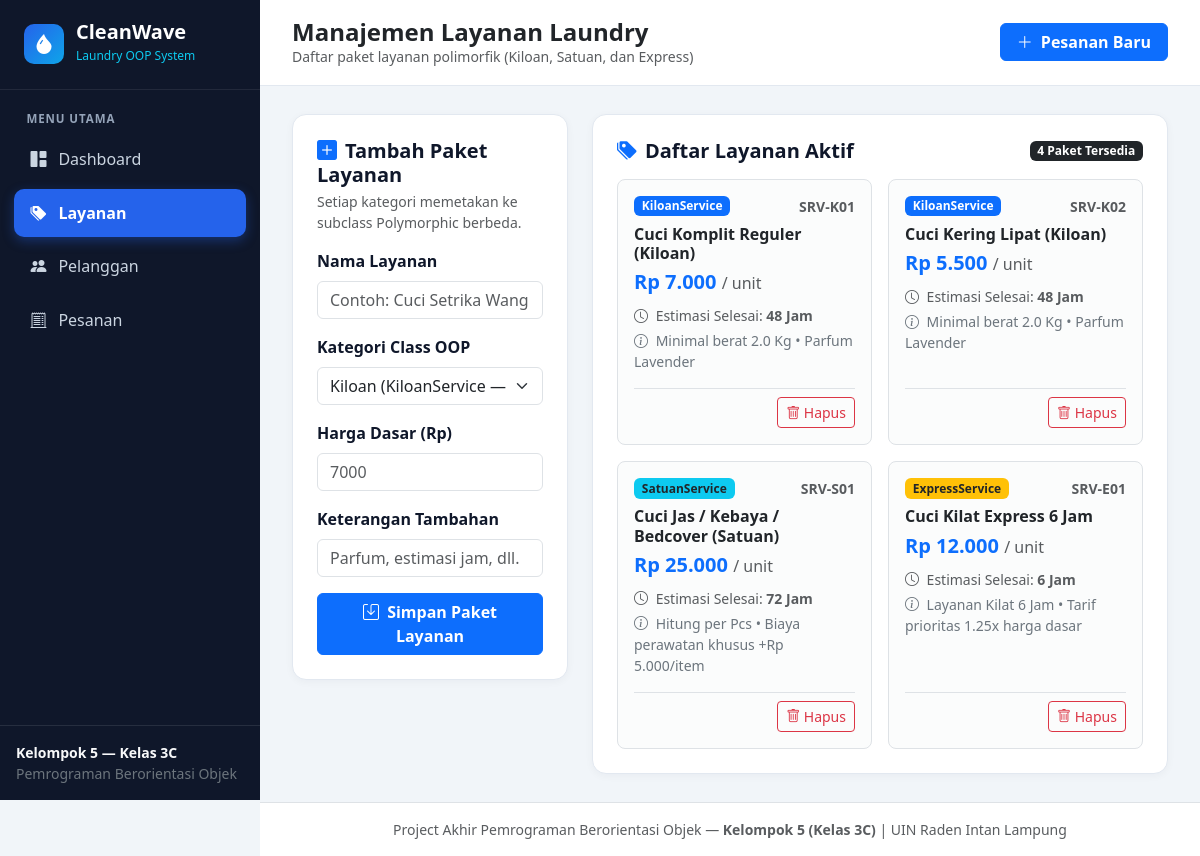
Screenshot of /index.php?page=services with the database file from the repository.
### tables this page shows
CREATE TABLE IF NOT EXISTS services (
    id INT AUTO_INCREMENT PRIMARY KEY,
    service_code VARCHAR(20) NOT NULL UNIQUE,
    service_name VARCHAR(100) NOT NULL,
    service_type ENUM('kiloan', 'satuan', 'express') NOT NULL,
    base_price DECIMAL(10,2) NOT NULL,
    extra_info VARCHAR(150) DEFAULT NULL
);

### config/Database.php (called while the page is built, shortened)
<?php
class Database {
    private static ?Database $instance = null;
    private PDO $connection;
    private string $host = '127.0.0.1';
    private string $dbName = 'db_laundry_oop';
    private string $username = 'root';
    private string $password = '';
    private function __construct() {
        try {
            $dsn = "mysql:host={$this->host};dbname={$this->dbName};charset=utf8mb4";
            $this->connection = new PDO($dsn, $this->username, $this->password, [
                PDO::ATTR_ERRMODE => PDO::ERRMODE_EXCEPTION,
                PDO::ATTR_DEFAULT_FETCH_MODE => PDO::FETCH_ASSOC,
                PDO::ATTR_EMULATE_PREPARES => false,
            ]);
        } catch (PDOException $e) {
            throw new DatabaseConnectionException(
                "Gagal terhubung ke database MySQL: " . $e->getMessage(),
                (string)$e->getCode()
            );
        }
    }
    public static function getInstance(): Database {
        if (self::$instance === null) {
            self::$instance = new self();
        }
        return self::$instance;
    }
    public function getConnection(): PDO {
        return $this->connection;
    }
}

### controllers/ServiceController.php (called while the page is built, shortened)
<?php
class ServiceController {
    private PDO $db;
    public function __construct() {
        $this->db = Database::getInstance()->getConnection();
    }
    public function getAllObjects(): array {
        $stmt = $this->db->prepare("SELECT * FROM services ORDER BY id ASC");
        $stmt->execute();
        $rows = $stmt->fetchAll();
        $objects = [];
        foreach ($rows as $row) {
            $objects[] = $this->instantiateService($row);
        }
        return $objects;
    }
    public function instantiateService(array $row): LaundryService {
        return match ($row['service_type']) {
            'kiloan'  => new KiloanService($row['service_code'], $row['service_name'], (float)$row['base_price'], 'Lavender', (int)$row['id']),
            'satuan'  => new SatuanService($row['service_code'], $row['service_name'], (float)$row['base_price'], 'Pakaian Khusus', true, (int)$row['id']),
            'express' => new ExpressService($row['service_code'], $row['service_name'], (float)$row['base_price'], 1.25, 1, (int)$row['id']),
            default   => throw new InvalidOrderException('service_type', 'Tipe layanan tidak dikenali.')
        };
    }
}

### models/LaundryService.php (called while the page is built, shortened)
<?php
abstract class LaundryService implements CalculableInterface {
    protected int $id;
    protected string $serviceCode;
    protected string $serviceName;
    protected float $basePrice;
    public function __construct(string $serviceCode, string $serviceName, float $basePrice, int $id = 0) {
        $this->id = $id;
        $this->serviceCode = $serviceCode;
        $this->serviceName = $serviceName;
        $this->basePrice = $basePrice;
    }
    public function getId(): int { return $this->id; }
    public function getServiceCode(): string { return $this->serviceCode; }
    public function getServiceName(): string { return $this->serviceName; }
    public function getFormattedPrice(): string {
        return 'Rp ' . number_format($this->basePrice, 0, ',', '.');
    }
}

### models/KiloanService.php (called while the page is built, shortened)
<?php
class KiloanService extends LaundryService {
    private string $fragrance;
    public function __construct(string $code, string $name, float $price, string $fragrance = 'Lavender', int $id = 0) {
        $this->fragrance = $fragrance;
    }
    public function getEstimatedHours(): int {
        return 48;
    }
    public function getRuleDescription(): string {
        return 'Minimal berat 2.0 Kg • Parfum ' . $this->fragrance;
    }
}

### models/SatuanService.php (called while the page is built, shortened)
<?php
class SatuanService extends LaundryService {
    public function getEstimatedHours(): int {
        return 72;
    }
    public function getRuleDescription(): string {
        return 'Hitung per Pcs • Biaya perawatan khusus +Rp 5.000/item';
    }
}

### models/ExpressService.php (called while the page is built, shortened)
<?php
class ExpressService extends LaundryService {
    public function getEstimatedHours(): int {
        return 6;
    }
    public function getRuleDescription(): string {
        return 'Layanan Kilat 6 Jam • Tarif prioritas 1.25x harga dasar';
    }
}

### views/services/index.php (the view, shortened to what this page needs)
<?php require __DIR__ . '/../layouts/header.php'; ?>
<div class="row g-4">
    <div class="col-lg-4">
        <div class="card-clean p-4">
            <h5 class="fw-bold mb-1"><i class="bi bi-plus-square-fill text-primary me-2"></i>Tambah Paket Layanan</h5>
            <p class="text-muted small mb-3">Setiap kategori memetakan ke subclass Polymorphic berbeda.</p>
            <form method="POST" action="index.php?page=store_service">
                <div class="mb-3">
                    <label class="form-label fw-semibold">Nama Layanan</label>
                    <input type="text" name="service_name" class="form-control" placeholder="Contoh: Cuci Setrika Wangi" required>
                </div>
                <div class="mb-3">
                    <label class="form-label fw-semibold">Kategori Class OOP</label>
                    <select name="service_type" class="form-select" required>
                        <option value="kiloan">Kiloan (KiloanService — Min. 2 Kg)</option>
                    </select>
                </div>
                <div class="mb-3">
                    <label class="form-label fw-semibold">Harga Dasar (Rp)</label>
                    <input type="number" name="base_price" min="1000" step="500" class="form-control" placeholder="7000" required>
                </div>
                <div class="mb-3">
                    <label class="form-label fw-semibold">Keterangan Tambahan</label>
                    <input type="text" name="extra_info" class="form-control" placeholder="Parfum, estimasi jam, dll.">
                </div>
                <button type="submit" class="btn btn-primary w-100 fw-semibold">
                    <i class="bi bi-save me-1"></i> Simpan Paket Layanan
                </button>
            </form>
        </div>
    </div>
    <div class="col-lg-8">
        <div class="card-clean p-4">
            <div class="d-flex justify-content-between align-items-center mb-3">
                <h5 class="fw-bold mb-0"><i class="bi bi-tags-fill text-primary me-2"></i>Daftar Layanan Aktif</h5>
                <span class="badge bg-dark"><?= count($serviceObjects) ?> Paket Tersedia</span>
            </div>
            <div class="row g-3">
                <?php foreach ($serviceObjects as $srv): ?>
                <?php
                    $className = (new \ReflectionClass($srv))->getShortName();
                    $badgeColor = match($className) {
                        'KiloanService'  => 'bg-primary',
                        'SatuanService'  => 'bg-info text-dark',
                        'ExpressService' => 'bg-warning text-dark',
                        default          => 'bg-secondary'
                    };
                ?>
                <div class="col-md-6">
                    <div class="border rounded-3 p-3 h-100 bg-light bg-opacity-50 d-flex flex-column justify-content-between">
                        <div>
                            <div class="d-flex justify-content-between align-items-start mb-2">
                                <span class="badge <?= $badgeColor ?>"><?= htmlspecialchars($className) ?></span>
                                <span class="text-muted small fw-semibold"><?= htmlspecialchars($srv->getServiceCode()) ?></span>
                            </div>
                            <h6 class="fw-bold text-dark mb-1"><?= htmlspecialchars($srv->getServiceName()) ?></h6>
                            <div class="fs-5 fw-bold text-primary mb-2"><?= htmlspecialchars($srv->getFormattedPrice()) ?> <small class="text-muted fs-6 fw-normal">/ unit</small></div>
                            <div class="small text-muted mb-1"><i class="bi bi-clock me-1"></i> Estimasi Selesai: <strong><?= $srv->getEstimatedHours() ?> Jam</strong></div>
                            <div class="small text-secondary"><i class="bi bi-info-circle me-1"></i> <?= htmlspecialchars($srv->getRuleDescription()) ?></div>
                        </div>
                        <div class="mt-3 pt-2 border-top text-end">
                            <a href="index.php?page=delete_service&id=<?= $srv->getId() ?>" class="btn btn-sm btn-outline-danger"
                               onclick="return confirm('Hapus paket layanan ini?')">
                                <i class="bi bi-trash"></i> Hapus
                            </a>
                        </div>
                    </div>
                </div>
                <?php endforeach; ?>
            </div>
        </div>
    </div>
</div>
<?php require __DIR__ . '/../layouts/footer.php'; ?>

### views/layouts/header.php (style rules this page uses)
:root { --sidebar-bg: #0f172a; --sidebar-hover: #1e293b; --primary-accent: #2563eb; --bg-canvas: #f1f5f9; }
body { background-color: var(--bg-canvas); font-family: 'Segoe UI', system-ui, -apple-system, sans-serif; color: #0f172a; min-height: 100vh; display: flex; }
.card-clean { background: #ffffff; border: 1px solid #e2e8f0; border-radius: 14px; box-shadow: 0 2px 8px rgba(15, 23, 42, 0.04); }

### rows the page displays
services: className "KiloanService", service_code "SRV-K01", service_name "Cuci Komplit Reguler (Kiloan)", base_price "Rp 7.000", EstimatedHours "48", RuleDescription "Minimal berat 2.0 Kg • Parfum Lavender"
services: className "KiloanService", service_code "SRV-K02", service_name "Cuci Kering Lipat (Kiloan)", base_price "Rp 5.500", EstimatedHours "48", RuleDescription "Minimal berat 2.0 Kg • Parfum Lavender"
services: className "SatuanService", service_code "SRV-S01", service_name "Cuci Jas / Kebaya / Bedcover (Satuan)", base_price "Rp 25.000", EstimatedHours "72", RuleDescription "Hitung per Pcs • Biaya perawatan khusus +Rp 5.000/item"
services: className "ExpressService", service_code "SRV-E01", service_name "Cuci Kilat Express 6 Jam", base_price "Rp 12.000", EstimatedHours "6", RuleDescription "Layanan Kilat 6 Jam • Tarif prioritas 1.25x harga dasar"

### other values shown
$activeTitle "Manajemen Layanan Laundry"
$activeSubtitle "Daftar paket layanan polimorfik (Kiloan, Satuan, dan Express)"
count($serviceObjects) "4"
